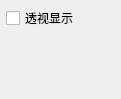
<?xml version="1.0" encoding="UTF-8"?>
<ui version="4.0">
 <class>Form</class>
 <widget class="QWidget" name="Form">
  <property name="geometry">
   <rect>
    <x>0</x>
    <y>0</y>
    <width>121</width>
    <height>99</height>
   </rect>
  </property>
  <property name="sizePolicy">
   <sizepolicy hsizetype="Preferred" vsizetype="Minimum">
    <horstretch>0</horstretch>
    <verstretch>0</verstretch>
   </sizepolicy>
  </property>
  <property name="minimumSize">
   <size>
    <width>0</width>
    <height>0</height>
   </size>
  </property>
  <property name="baseSize">
   <size>
    <width>0</width>
    <height>75</height>
   </size>
  </property>
  <property name="windowTitle">
   <string>窗体</string>
  </property>
  <layout class="QVBoxLayout" name="verticalLayout">
   <property name="spacing">
    <number>2</number>
   </property>
   <property name="leftMargin">
    <number>6</number>
   </property>
   <property name="topMargin">
    <number>6</number>
   </property>
   <property name="rightMargin">
    <number>6</number>
   </property>
   <property name="bottomMargin">
    <number>6</number>
   </property>
   <item>
    <widget class="QCheckBox" name="slide_xRay">
     <property name="toolTip">
      <string>启用后，即使所选滑动边位于背面，也会透过参考网格几何体渲染它们。</string>
     </property>
     <property name="text"><string>透视显示</string></property>
     <property name="checked">
      <bool>false</bool>
     </property>
    </widget>
   </item>
   <item>
    <spacer name="verticalSpacer">
     <property name="orientation">
      <enum>Qt::Vertical</enum>
     </property>
     <property name="sizeType">
      <enum>QSizePolicy::MinimumExpanding</enum>
     </property>
     <property name="sizeHint" stdset="0">
      <size>
       <width>20</width>
       <height>5</height>
      </size>
     </property>
    </spacer>
   </item>
  </layout>
 </widget>
 <resources/>
 <connections/>
</ui>
